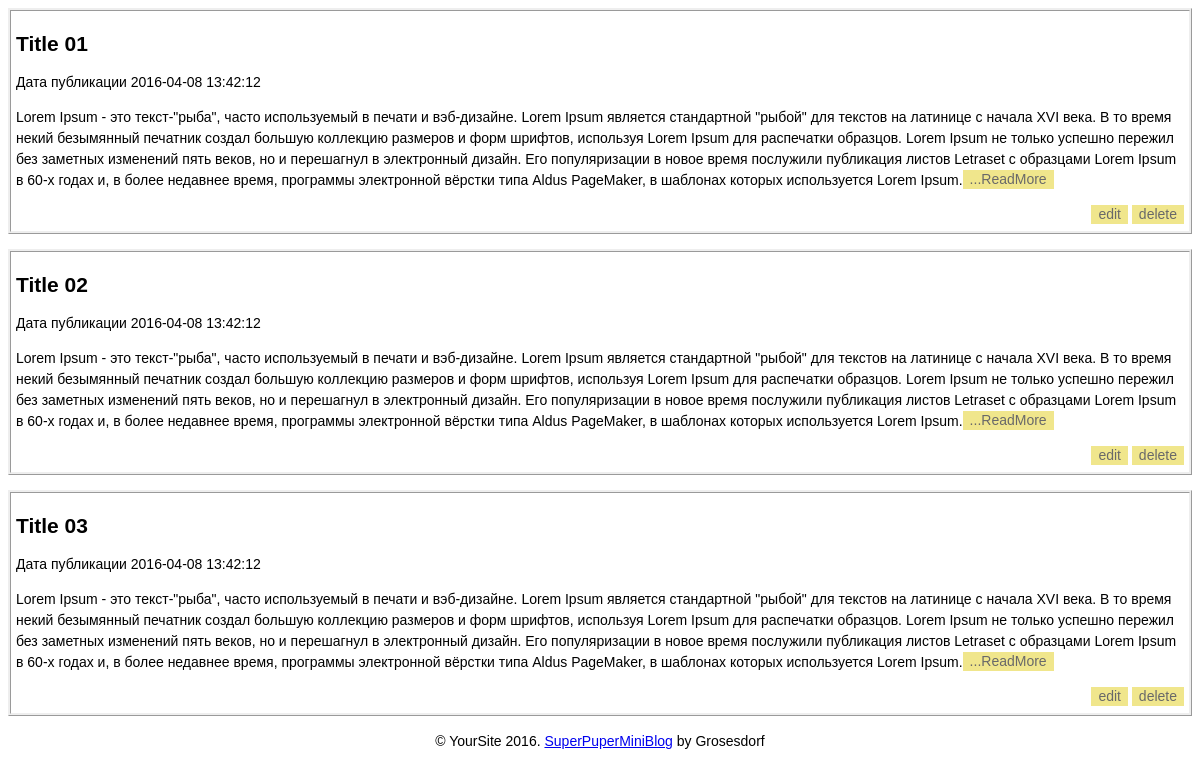
Screenshot of /bootstrap.php with the database file from the repository.
### tables this page shows
CREATE TABLE IF NOT EXISTS `blogs` (
  `id` int(11) NOT NULL AUTO_INCREMENT,
  `title` text NOT NULL,
  `text_blog` text NOT NULL,
  `id_author` int(11) NOT NULL,
  `date_create` timestamp NOT NULL DEFAULT CURRENT_TIMESTAMP ON UPDATE CURRENT_TIMESTAMP,
  `date_update` timestamp NULL DEFAULT NULL,
  PRIMARY KEY (`id`)
);

### app/config/routes.php (called while the page is built)
<?php
return [
    'bootstrap.php/comm/add' => 'comment/AddComment',
    'bootstrap.php/blog/([0-9]+)' => 'blog/view/$1',
    'bootstrap.php' => 'blog/index',
];

### app/controllers/BlogController.php (called while the page is built, shortened)
<?php
include_once ROOT . '/app/models/Blog.php';
class BlogController{
    public function actionIndex(){
        $blogsList = Blog::getBlogsList();
        require_once(ROOT . '/app/views/blog/blogsListView.php');
        return true;
    }
}

### bootstrap.php (called while the page is built, shortened)
<?php
require_once(ROOT . '/app/core/Router.php');
$router = new Router();
$router->run();

### app/models/Blog.php (called while the page is built, shortened)
<?php
class Blog{
    public static function getBlogsList(){
        $db = Db::getConnection();
        $blogsList = [];
        $result = $db->query('SELECT id, title, text_blog, date_create FROM blogs ORDER BY date_create DESC');
        if($result){
            $i = 0;
            while($row = $result->fetch()){
            $blogsList[$i]['id'] = $row['id'];
            $blogsList[$i]['title'] = $row['title'];
            $blogsList[$i]['text_blog'] = $row['text_blog'];
            $blogsList[$i]['date_create'] = $row['date_create'];
            $i++;
            }
            return $blogsList;
        }
        else{
            echo "Вы ещё не добавили сообщение...";
            return false;
        }
    }
}

### app/views/blog/blogsListView.php (the view, shortened to what this page needs)
<!DOCTYPE html>
<html lang="ru">
<head>
<link href="../../../../css/style.css" rel="stylesheet">
</head>
<body>
    <?php foreach($blogsList as $blogItem):?>
	    <div class="message">
            <h2><?php echo $blogItem['title'];?></h2>
    		<p>Дата публикации <?php echo $blogItem['date_create'];?></p>
            <p><?php echo $blogItem['text_blog'];?><a href="blog/<?php echo $blogItem['id'];?>" class="btn">...ReadMore</a></p>
            <div class="button-bottom">
            <a href="#" class="btn">edit</a>
            <a href="#" class="btn">delete</a>
            </div>
		</div>
    <?php endforeach;?>
    <footer>
        <div class="footer-bottom">
            <p>&copy; YourSite 2016. <a href="#">SuperPuperMiniBlog</a> by Grosesdorf</p>
         </div>
    </footer>
</body>
</html>

### app/core/Router.php (shortened to what this page needs)
<?php
class Router{
    private $routers;
    public function __construct(){
        $routesPath = ROOT . '/app/config/routes.php';
        $this->routers = include($routesPath);
    }
    private function getUri(){
        if(!empty($_SERVER['REQUEST_URI'])){
            return trim($_SERVER['REQUEST_URI'], '/');
        }
    }
    public function run(){
        $uri = $this->getUri();
        foreach ($this->routers as $uriPattern => $path) {
            if(preg_match("~$uriPattern~", $uri)){
                $internalRoute = preg_replace("~$uriPattern~", $path, $uri);
                $element = explode("/", $internalRoute);
                $controllerName = ucfirst(array_shift($element) . 'Controller');
                $actionName = 'action' . ucfirst(array_shift($element));
                $parameters = $element;
                $controllerObject = new $controllerName;
                $result = call_user_func_array(array($controllerObject, $actionName), $parameters);
                if($result != null){
                    break;
                }
            }
        }
    }
}

### css/style.css (style rules this page uses)
body { font: 14px/21px "Lucida Sans", "Lucida Grande", "Lucida Sans Unicode", sans-serif; text-align: center; }
.message { text-align: left; padding: 5px; margin-bottom: 15px; border: ridge; }
.button-bottom { text-align: right; }
.btn { color: #696969; text-decoration: none; user-select: none; background: #F0E68C; padding: .1em 0.5em; outline: none; }

### rows the page displays
blogs: title "Title 01", date_create "2016-04-08 13:42:12", text_blog "Lorem Ipsum - это текст-\"рыба\", часто используемый в печати и вэб-дизайне. Lorem Ipsum является стандартной \"рыбой\" для текстов на латинице с начала XVI века. В то время некий безымянный печатник создал большую коллекцию размеров и форм шрифтов, используя Lorem Ipsum для распечатки образцов. Lorem Ipsum не только успешно пережил без заметных изменений пять веков, но и перешагнул в электронный дизайн. Его популяризации в новое время послужили публикация листов Letraset с образцами Lorem Ipsum в 60-х годах и, в более недавнее время, программы электронной вёрстки типа Aldus PageMaker, в шаблонах которых используется Lorem Ipsum."
blogs: title "Title 02", date_create "2016-04-08 13:42:12", text_blog "Lorem Ipsum - это текст-\"рыба\", часто используемый в печати и вэб-дизайне. Lorem Ipsum является стандартной \"рыбой\" для текстов на латинице с начала XVI века. В то время некий безымянный печатник создал большую коллекцию размеров и форм шрифтов, используя Lorem Ipsum для распечатки образцов. Lorem Ipsum не только успешно пережил без заметных изменений пять веков, но и перешагнул в электронный дизайн. Его популяризации в новое время послужили публикация листов Letraset с образцами Lorem Ipsum в 60-х годах и, в более недавнее время, программы электронной вёрстки типа Aldus PageMaker, в шаблонах которых используется Lorem Ipsum."
blogs: title "Title 03", date_create "2016-04-08 13:42:12", text_blog "Lorem Ipsum - это текст-\"рыба\", часто используемый в печати и вэб-дизайне. Lorem Ipsum является стандартной \"рыбой\" для текстов на латинице с начала XVI века. В то время некий безымянный печатник создал большую коллекцию размеров и форм шрифтов, используя Lorem Ipsum для распечатки образцов. Lorem Ipsum не только успешно пережил без заметных изменений пять веков, но и перешагнул в электронный дизайн. Его популяризации в новое время послужили публикация листов Letraset с образцами Lorem Ipsum в 60-х годах и, в более недавнее время, программы электронной вёрстки типа Aldus PageMaker, в шаблонах которых используется Lorem Ipsum."
